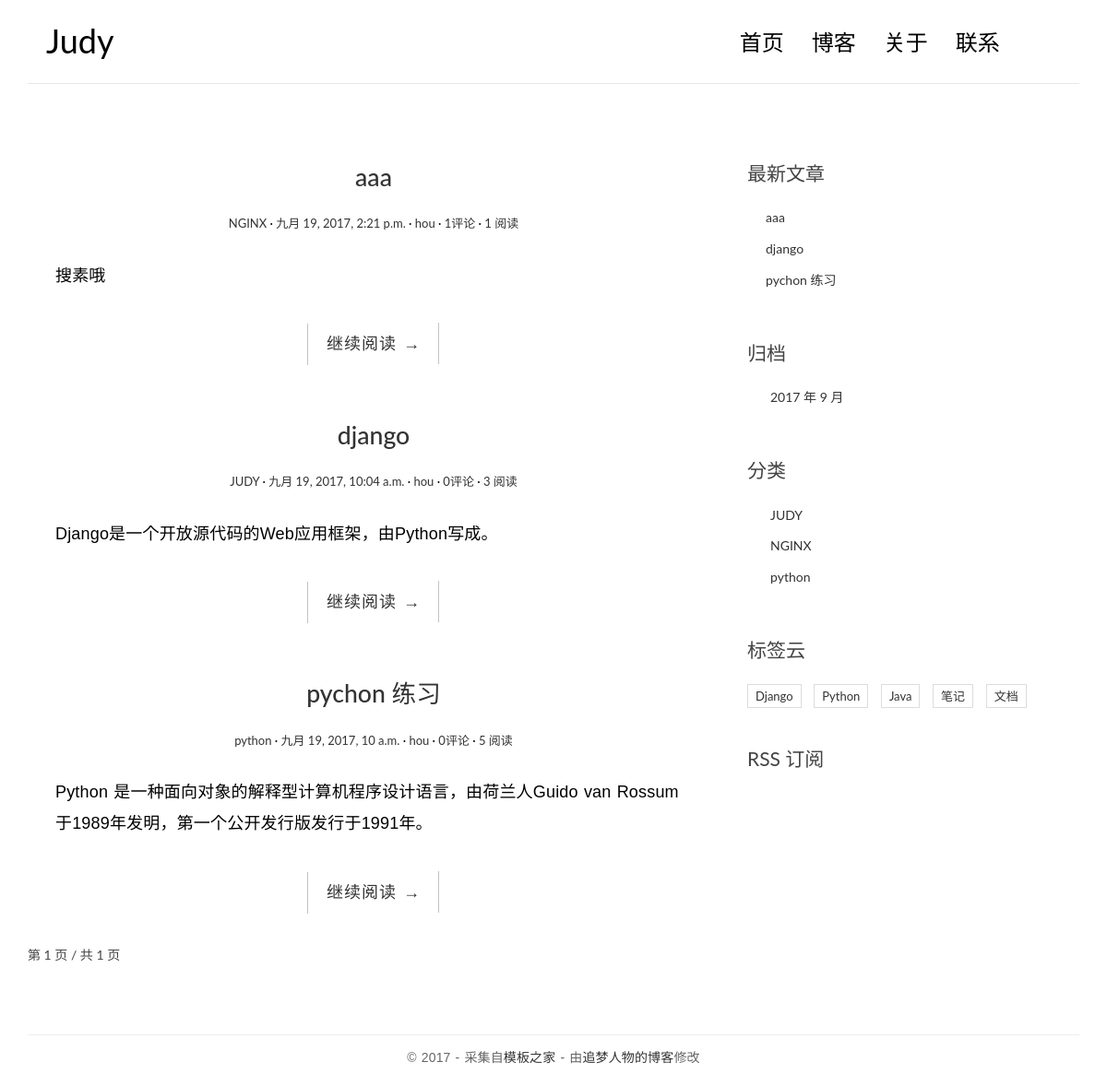
Before: / with the older database file.
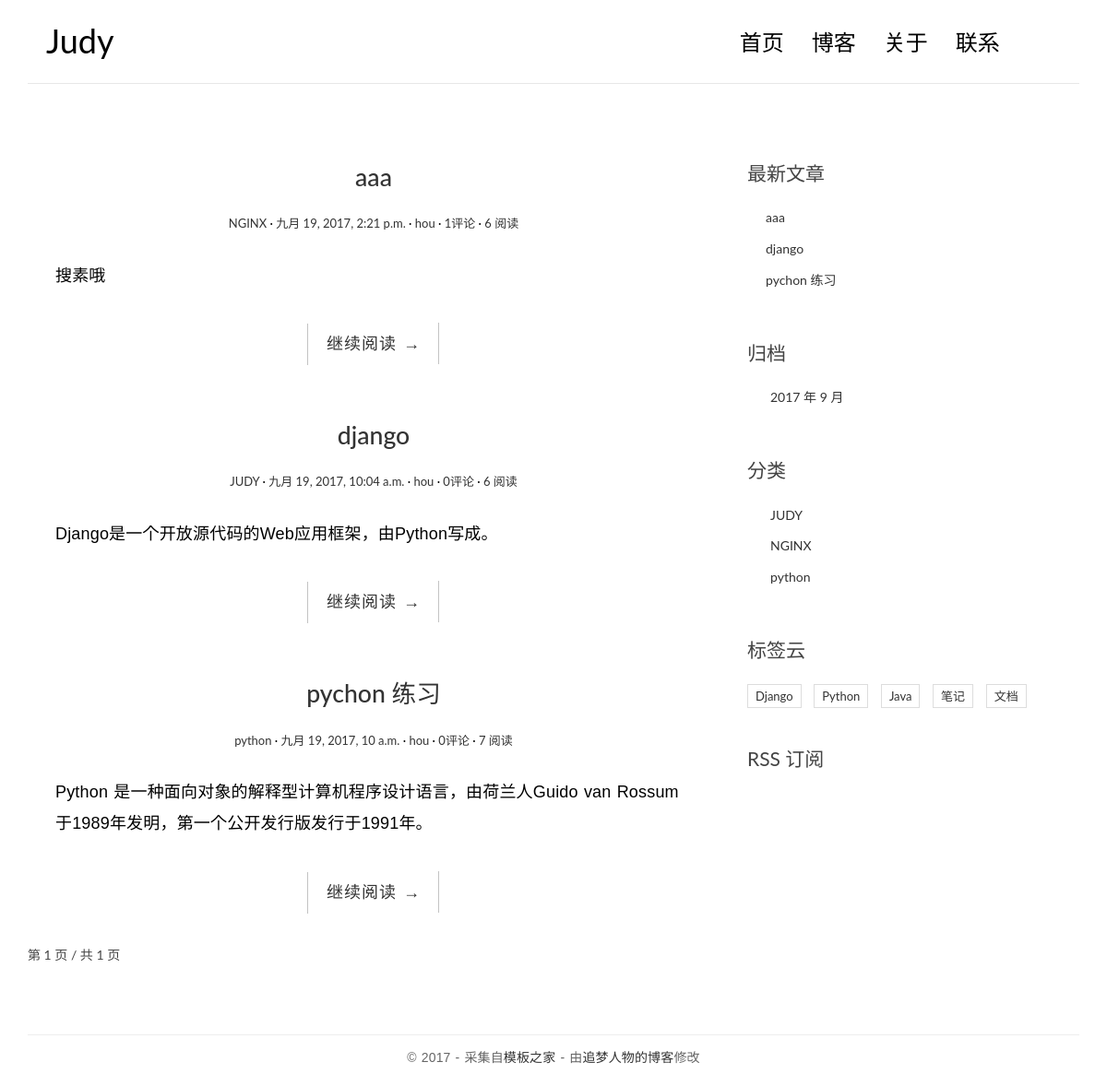
After: the same page with the newer database file.
### blog/models.py (models this page shows, shortened)
@python_2_unicode_compatible
class Post(models.Model):
    title = models.CharField(max_length=70)
    body = models.TextField()
    created_time = models.DateTimeField()
    modified_time = models.DateTimeField()
    excerpt = models.CharField(max_length=200, blank=True)
    views = models.PositiveIntegerField(default=0)
    category = models.ForeignKey(Category)
    tags = models.ManyToManyField(Tag, blank=True)
    author = models.ForeignKey(User)
    def get_absolute_url(self):
        return reverse('blog:detail', kwargs={'pk': self.pk})

@python_2_unicode_compatible
class Category(models.Model):
    name = models.CharField(max_length=100)

### blog/views.py (the view)
# urls.py: url(r'^$',views.index,name='index'),
def index(request):
    post_list = Post.objects.all().order_by('-created_time')
    paginator = Paginator(post_list,10)
    page = request.GET.get('page')
    try:
        post_list = paginator.page(page)
    except  PageNotAnInteger:
        post_list = paginator.page(1)
    except  EmptyPage:
        post_list = paginator.page(paginator.num_pages)
    return render(request, 'index.html', locals())

### blog/templatetags/blog_tags.py (called while the page is built)
@register.simple_tag
def get_recent_posts(num=5):
    return Post.objects.all().order_by('-created_time')[:num]

@register.simple_tag
def archives():
    return Post.objects.dates('created_time', 'month', order='DESC')

@register.simple_tag
def get_categories():
    return Category.objects.all()

### templates/index.html (shortened to what this page needs)
{% extends 'base.html' %}
{% block main %}
    {% for post in post_list %}
        <article class="post post-{{ post.pk }}">
           <h1 class="entry-title">
                <a href="{{ post.get_absolute_url }}">{{ post.title }}</a>
           </h1>
            <div class="entry-meta">
                <span class="post-category"><a href="#">{{ post.category.name }}</a></span>
                <span class="post-date"><a href="#"><time class="entry-date"
                                                            datetime="{{ post.created_time }}">{{ post.created_time }}</time></a></span>
                <span class="post-author"><a href="#">{{ post.author }}</a></span>
                <span class="comments-link"><a href="#">{{post.comment_set.count}}评论</a></span>
                <span class="views-count"><a href="#">{{ post.views }} 阅读</a></span>
            </div>
            <div class="entry-content clearfix">
                <p>{{ post.excerpt }}</p>
                <div class="read-more cl-effect-14">
                     <a href="{{ post.get_absolute_url }}" class="more-link">继续阅读 <span class="meta-nav">→</span></a>
                </div>
            </div>
        </article>
    {% empty %}
        <div class="no-post">暂时没有文章</div>
    {% endfor %}
    <div class="pagination">
        <span class="current">
        第 {{ post_list.number }} 页 / 共 {{ post_list.paginator.num_pages }} 页
        </span>
    </div>
{% endblock %}

### templates/base.html (shortened to what this page needs)
{% load staticfiles %}
{% load blog_tags %}
<!DOCTYPE html>
<html>
<head>
    <link rel="stylesheet" href="http://code.ionicframework.com/ionicons/2.0.1/css/ionicons.min.css">
    <link rel="stylesheet" href="{% static 'blog/css/bootstrap.min.css' %}">
    <link rel="stylesheet" href="{% static 'blog/css/pace.css' %}">
    <link rel="stylesheet" href="{% static 'blog/css/custom.css' %}">
    <link rel="stylesheet" href="{% static 'blog/css/highlights/github.css' %}">
</head>
<body>
<div class="container">
    <header id="site-header">
        <div class="row">
            <div class="col-md-4 col-sm-5 col-xs-8">
                <div class="logo">
                    <h1><a href="{% url 'blog:index' %}"><b>Judy</b></a></h1>
                </div>
            </div>
            <div class="col-md-8 col-sm-7 col-xs-4">
                <nav class="main-nav" role="navigation">
                    <div class="collapse navbar-collapse" id="bs-example-navbar-collapse-1">
                        <ul class="nav navbar-nav navbar-right">
                            <li class="cl-effect-11"><a href="{% url 'blog:index' %}" data-hover="首页">首页</a></li>
                            <li class="cl-effect-11"><a href="{% url 'blog:full' %}" data-hover="博客">博客</a></li>
                            <li class="cl-effect-11"><a href="{% url 'blog:about' %}" data-hover="关于">关于</a></li>
                            <li class="cl-effect-11"><a href="{% url 'blog:contact' %}" data-hover="联系">联系</a></li>
                        </ul>
                    </div>
                </nav>
            </div>
        </div>
    </header>
</div>
<div class="content-body">
    <div class="container">
        <div class="row">
            <main class="col-md-8">
                {% block main %}
                {% endblock %}
            </main>
            <aside class="col-md-4">
                {% block toc %}
                    <div class="widget widget-recent-posts">
                        <h3 class="widget-title">最新文章</h3>
                        {% get_recent_posts as recent_post_list %}
                        <ul>
                            {% for post in recent_post_list %}
                                <li>
                                    <a href="{{ post.get_absolute_url }}">{{ post.title }}</a>
                                </li>
                            {% empty %}
                                暂无文章！
                            {% endfor %}
                        </ul>
                    </div>
                    <div class="widget widget-archives">
                        <h3 class="widget-title">归档</h3>
                        {% archives as date_list %}
                        <ul>
                            {% for date in date_list %}
                                <li>
                                    <a  href="{% url 'blog:archives' date.year date.month %}">{{ date.year }} 年 {{ date.month }} 月</a>
                                </li>
                            {% empty %}
                                暂无归档！
                            {% endfor %}
                        </ul>
                    </div>
                    <div class="widget widget-category">
                        <h3 class="widget-title">分类</h3>
                        {% get_categories as category_list %}
                        <ul>
                            {% for category in category_list %}
                                <li>
                                    <a href="{% url 'blog:category' category.pk %}">{{ category.name }} </a>
                                </li>
                            {% empty %}
                                暂无分类！
                            {% endfor %}
                        </ul>
                    </div>
                    <div class="widget widget-tag-cloud">
                        <h3 class="widget-title">标签云</h3>
                        <ul>
                            <li>
                                <a href="#">Django</a>
                            </li>
                            <li>
                                <a href="#">Python</a>
                            </li>
                            <li>
                                <a href="#">Java</a>
                            </li>
                            <li>
                                <a href="#">笔记</a>
                            </li>
                            <li>
                                <a href="#">文档</a>
                            </li>
                        </ul>
                    </div>
                    <div class="rss">
                        <a href=""> RSS 订阅</a>
                    </div>
                {% endblock %}
            </aside>
        </div>
    </div>
</div>
<footer id="site-footer">
    <div class="container">
        <div class="row">
            <div class="col-md-12">
                <p class="copyright">&copy 2017 - 采集自<a href="http://www.cssmoban.com/"
                                                        target="_blank" title="模板之家">模板之家</a>
                    - 由<a href="http://zmrenwu.com/" title="网页模板" target="_blank">追梦人物的博客</a>修改
                </p>
            </div>
        </div>
    </div>
</footer>
</body>
</html>

### blog/static/blog/css/custom.css (style rules this page uses)
* { outline: none; }
h1, h2, h3, h4, h5, h6 { margin-top: 0; }
b { font-weight: 400; }
a { color: #333; }
body { color: #444; font-family: 'Lato', sans-serif; }
p { font-family: 'Ubuntu', sans-serif; font-weight: 400; word-spacing: 1px; letter-spacing: 0.01em; }
#site-header { background-color: #FFF; padding: 25px 20px; margin-bottom: 40px; border-bottom: 1px solid #e7e7e7; }
.logo h1 a { color: #000; }
.logo h1 { margin: 0; font-family: 'Lato', sans-serif; font-weight: 300; }
.main-nav { margin-top: 11px; max-width: 95%; }
.main-nav a { color: #000000 !important; padding: 0 0 5px 0 !important; margin-right: 30px; font-family: 'Lato', sans-serif; font-weight: 300; font-size: 24px; }
.cl-effect-11 a { padding: 10px 0; color: #0972b4; text-shadow: none; }
.cl-effect-11 a::before { position: absolute; top: 0; left: 0; overflow: hidden; padding: 0 0 5px 0 !important; max-width: 0; border-bottom: 1px solid #000; color: #000; content: attr(data-hover); white-space: nowrap; -webkit-transition: max-width 0.5s; -moz-transition: max-width 0.5s; transition: max-width 0.5s; }
.content-body { padding-bottom: 4em; }
.post { background: #fff; padding: 30px 30px 0; }
.entry-title { text-align: center; font-size: 1.9em; margin-bottom: 20px; line-height: 1.6; padding: 10px 20px 0; }
.entry-meta { text-align: center; color: #DDDDDD; font-size: 13px; margin-bottom: 30px; }
.entry-content { font-size: 18px; line-height: 1.9; font-weight: 300; color: #000; }
.post-category::after, .post-date::after, .post-author::after, .comments-link::after { content: ' ·'; color: #000; }
.read-more { font-family: 'Ubuntu', sans-serif; font-weight: 400; word-spacing: 1px; letter-spacing: 0.01em; text-align: center; margin-top: 20px; }
.cl-effect-14 a { padding: 0 20px; height: 45px; line-height: 45px; position: relative; display: inline-block; margin: 15px 25px; letter-spacing: 1px; font-weight: 400; text-shadow: 0 0 1px rgba(255, 255, 255, 0.3); }
.cl-effect-14 a::before, .cl-effect-14 a::after { position: absolute; width: 45px; height: 1px; background: #C3C3C3; content: ''; -webkit-transition: all 0.3s; -moz-transition: all 0.3s; transition: all 0.3s; pointer-events: none; }
.cl-effect-14 a::before { top: 0; left: 0; -webkit-transform: rotate(90deg); -moz-transform: rotate(90deg); transform: rotate(90deg); -webkit-transform-origin: 0 0; -moz-transform-origin: 0 0; transform-origin: 0 0; }
.cl-effect-14 a::after { right: 0; bottom: 0; -webkit-transform: rotate(90deg); -moz-transform: rotate(90deg); transform: rotate(90deg); -webkit-transform-origin: 100% 0; -moz-transform-origin: 100% 0; transform-origin: 100% 0; }
.widget { background: #fff; padding: 30px 0 0; }
.widget-title { font-size: 1.5em; margin-bottom: 20px; line-height: 1.6; padding: 10px 0 0; font-weight: 400; }
.widget-recent-posts ul { padding: 0; margin: 0; padding-left: 20px; }
.widget-recent-posts ul li { list-style-type: none; position: relative; line-height: 170%; margin-bottom: 10px; }
.widget-recent-posts ul li::before { content: '\f3d3'; font-family: "Ionicons"; position: absolute; left: -17px; top: 3px; font-size: 16px; color: #000; }
.widget-archives ul { padding: 0; margin: 0; padding-left: 25px; }
.widget-archives ul li { list-style-type: none; position: relative; line-height: 170%; margin-bottom: 10px; }
.widget-archives ul li::before { content: '\f3f3'; font-family: "Ionicons"; position: absolute; left: -25px; top: 1px; font-size: 16px; color: #000; }
.widget-category ul { padding: 0; margin: 0; padding-left: 25px; }
.widget-category ul li { list-style-type: none; position: relative; line-height: 170%; margin-bottom: 10px; }
.widget-category ul li::before { content: '\f3fe'; font-family: "Ionicons"; position: absolute; left: -25px; top: 1px; font-size: 18px; color: #000; }
.widget-tag-cloud ul { padding: 0; margin: 0; margin-right: -10px; }
.widget-tag-cloud ul li { list-style-type: none; font-size: 13px; display: inline-block; margin-right: 10px; margin-bottom: 10px; padding: 3px 8px; border: 1px solid #ddd; }
.rss { font-size: 21px; margin-top: 30px; }
.rss a { color: #444; }
#site-footer { padding-top: 10px; padding: 0 0 1.5em 0; }
.copyright { text-align: center; padding-top: 1em; margin: 0; border-top: 1px solid #eee; color: #666; }

Changed rows visible on the page:
changed Post "aaa": views "1" → "6"
changed Post "django": views "3" → "6"
changed Post "pychon 练习": views "5" → "7"
